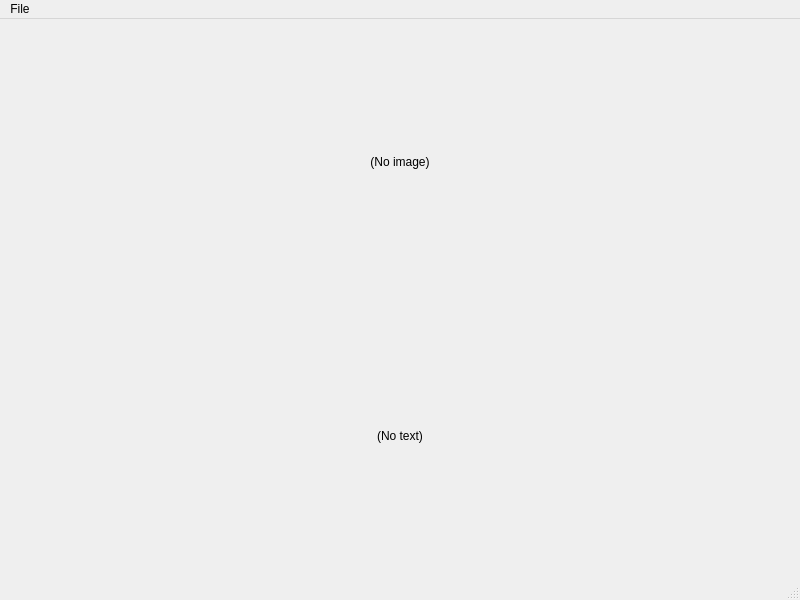
<?xml version="1.0" encoding="UTF-8"?>
<ui version="4.0">
 <class>MainWindow</class>
 <widget class="QMainWindow" name="MainWindow">
  <property name="geometry">
   <rect>
    <x>0</x>
    <y>0</y>
    <width>800</width>
    <height>600</height>
   </rect>
  </property>
  <property name="windowTitle">
   <string>MainWindow</string>
  </property>
  <widget class="QWidget" name="centralwidget">
   <layout class="QVBoxLayout" name="verticalLayout">
    <item>
     <widget class="QLabel" name="image">
      <property name="text">
       <string>(No image)</string>
      </property>
      <property name="alignment">
       <set>Qt::AlignCenter</set>
      </property>
     </widget>
    </item>
    <item>
     <widget class="QLabel" name="target">
      <property name="text">
       <string>(No text)</string>
      </property>
      <property name="alignment">
       <set>Qt::AlignCenter</set>
      </property>
     </widget>
    </item>
   </layout>
  </widget>
  <widget class="QMenuBar" name="menubar">
   <property name="geometry">
    <rect>
     <x>0</x>
     <y>0</y>
     <width>800</width>
     <height>36</height>
    </rect>
   </property>
   <widget class="QMenu" name="menuFile">
    <property name="title">
     <string>File</string>
    </property>
    <addaction name="action_open_dataset"/>
    <addaction name="action_next"/>
    <addaction name="action_prev"/>
   </widget>
   <addaction name="menuFile"/>
  </widget>
  <widget class="QStatusBar" name="statusbar"/>
  <action name="action_open_dataset">
   <property name="text">
    <string>Open dataset</string>
   </property>
   <property name="shortcut">
    <string>Ctrl+O</string>
   </property>
  </action>
  <action name="action_next">
   <property name="text">
    <string>Next</string>
   </property>
   <property name="shortcut">
    <string>D</string>
   </property>
  </action>
  <action name="action_prev">
   <property name="text">
    <string>Prev</string>
   </property>
   <property name="shortcut">
    <string>A</string>
   </property>
  </action>
 </widget>
 <resources/>
 <connections/>
</ui>
